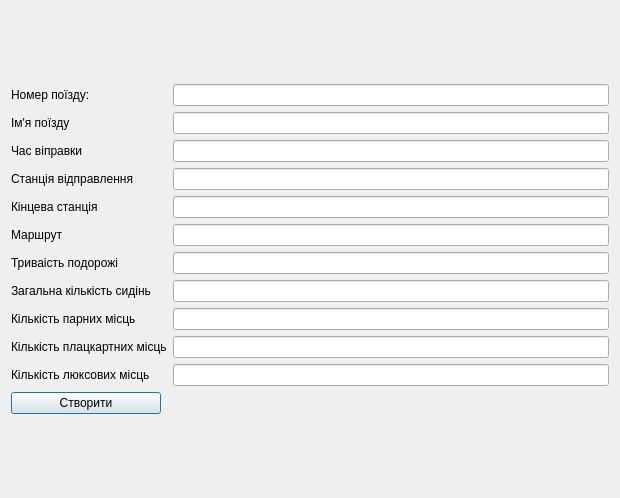
<?xml version="1.0" encoding="UTF-8"?>
<ui version="4.0">
 <class>createTrain</class>
 <widget class="QDialog" name="createTrain">
  <property name="geometry">
   <rect>
    <x>0</x>
    <y>0</y>
    <width>620</width>
    <height>498</height>
   </rect>
  </property>
  <property name="windowTitle">
   <string>Dialog</string>
  </property>
  <layout class="QGridLayout" name="gridLayout">
   <item row="0" column="0">
    <layout class="QVBoxLayout" name="verticalLayout">
     <item>
      <spacer name="verticalSpacer">
       <property name="orientation">
        <enum>Qt::Orientation::Vertical</enum>
       </property>
       <property name="sizeHint" stdset="0">
        <size>
         <width>20</width>
         <height>40</height>
        </size>
       </property>
      </spacer>
     </item>
     <item>
      <layout class="QFormLayout" name="formLayout">
       <item row="0" column="1">
        <widget class="QLineEdit" name="numberTrain">
         <property name="minimumSize">
          <size>
           <width>250</width>
           <height>0</height>
          </size>
         </property>
        </widget>
       </item>
       <item row="1" column="1">
        <widget class="QLineEdit" name="nameTrain"/>
       </item>
       <item row="1" column="0">
        <widget class="QLabel" name="label">
         <property name="text">
          <string>Ім'я поїзду</string>
         </property>
        </widget>
       </item>
       <item row="0" column="0">
        <widget class="QLabel" name="label_2">
         <property name="text">
          <string>Номер поїзду:</string>
         </property>
        </widget>
       </item>
       <item row="2" column="0">
        <widget class="QLabel" name="label_3">
         <property name="text">
          <string>Час віправки</string>
         </property>
        </widget>
       </item>
       <item row="3" column="0">
        <widget class="QLabel" name="label_4">
         <property name="text">
          <string>Станція відправлення</string>
         </property>
        </widget>
       </item>
       <item row="4" column="0">
        <widget class="QLabel" name="label_5">
         <property name="text">
          <string>Кінцева станція</string>
         </property>
        </widget>
       </item>
       <item row="7" column="0">
        <widget class="QLabel" name="label_6">
         <property name="text">
          <string>Загальна кількість сидінь</string>
         </property>
        </widget>
       </item>
       <item row="6" column="0">
        <widget class="QLabel" name="label_7">
         <property name="text">
          <string>Триваість подорожі</string>
         </property>
        </widget>
       </item>
       <item row="5" column="0">
        <widget class="QLabel" name="label_8">
         <property name="text">
          <string>Маршрут</string>
         </property>
        </widget>
       </item>
       <item row="3" column="1">
        <widget class="QLineEdit" name="departureStation"/>
       </item>
       <item row="4" column="1">
        <widget class="QLineEdit" name="destinationStation"/>
       </item>
       <item row="2" column="1">
        <widget class="QLineEdit" name="departureTime"/>
       </item>
       <item row="5" column="1">
        <widget class="QLineEdit" name="route"/>
       </item>
       <item row="6" column="1">
        <widget class="QLineEdit" name="duration"/>
       </item>
       <item row="7" column="1">
        <widget class="QLineEdit" name="generalSits"/>
       </item>
       <item row="11" column="0">
        <widget class="QPushButton" name="btCreateTrain">
         <property name="minimumSize">
          <size>
           <width>150</width>
           <height>0</height>
          </size>
         </property>
         <property name="maximumSize">
          <size>
           <width>150</width>
           <height>16777215</height>
          </size>
         </property>
         <property name="text">
          <string>Створити</string>
         </property>
        </widget>
       </item>
       <item row="8" column="0">
        <widget class="QLabel" name="label_9">
         <property name="text">
          <string>Кількість парних місць</string>
         </property>
        </widget>
       </item>
       <item row="9" column="0">
        <widget class="QLabel" name="label_10">
         <property name="text">
          <string>Кількість плацкартних місць</string>
         </property>
        </widget>
       </item>
       <item row="10" column="0">
        <widget class="QLabel" name="label_11">
         <property name="text">
          <string>Кількість люксових місць</string>
         </property>
        </widget>
       </item>
       <item row="8" column="1">
        <widget class="QLineEdit" name="coupeSits"/>
       </item>
       <item row="9" column="1">
        <widget class="QLineEdit" name="reservedSits"/>
       </item>
       <item row="10" column="1">
        <widget class="QLineEdit" name="luxurySits"/>
       </item>
      </layout>
     </item>
     <item>
      <spacer name="verticalSpacer_2">
       <property name="orientation">
        <enum>Qt::Orientation::Vertical</enum>
       </property>
       <property name="sizeHint" stdset="0">
        <size>
         <width>20</width>
         <height>40</height>
        </size>
       </property>
      </spacer>
     </item>
    </layout>
   </item>
  </layout>
 </widget>
 <resources/>
 <connections/>
</ui>
